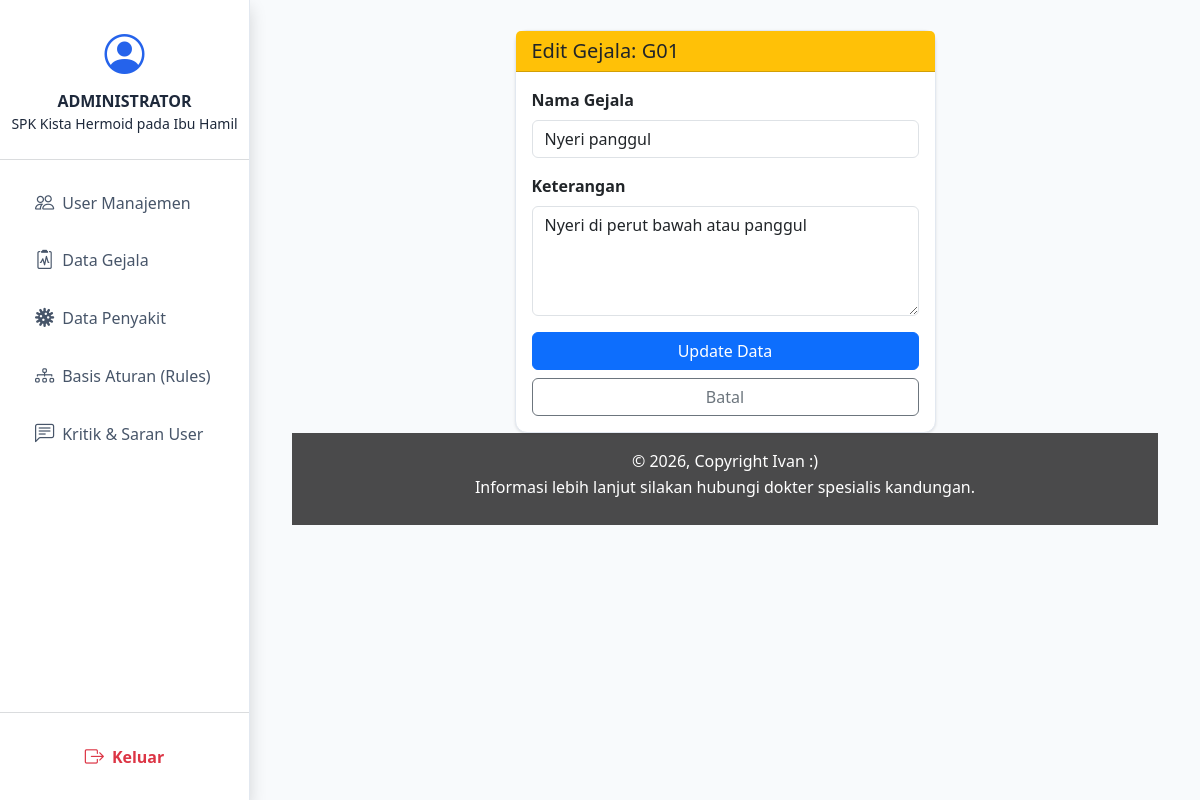
/edit_gejala.php?id=G01 (signed in), run on the app's committed database.
### tables this page shows
CREATE TABLE `gejala` (
  `kode_gejala` varchar(5) NOT NULL,
  `nama_gejala` varchar(255) NOT NULL,
  `kategori` varchar(50) DEFAULT NULL,
  `keterangan` text DEFAULT NULL
);

### edit_gejala.php (the view, shortened to what this page needs)
<?php
include "../config/database.php";
$id = $_GET['id'];
$data = mysqli_fetch_assoc(mysqli_query($conn, "SELECT * FROM gejala WHERE kode_gejala = '$id'"));
include "layout/header.php";
?>
<div class="row justify-content-center">
    <div class="col-md-6">
        <div class="card shadow">
            <div class="card-header bg-warning text-dark">
                <h5 class="mb-0">Edit Gejala: <?= $id ?></h5>
            </div>
            <div class="card-body">
                <form method="POST">
                    <div class="mb-3">
                        <label class="form-label fw-bold">Nama Gejala</label>
                        <input type="text" name="nama_gejala" class="form-control" value="<?= $data['nama_gejala'] ?>" required>
                    </div>
                    <div class="mb-3">
                        <label class="form-label fw-bold">Keterangan</label>
                        <textarea name="keterangan" class="form-control" rows="4"><?= $data['keterangan'] ?></textarea>
                    </div>
                    <div class="d-grid gap-2">
                        <button type="submit" name="update" class="btn btn-primary">Update Data</button>
                        <a href="data_gejala.php" class="btn btn-outline-secondary">Batal</a>
                    </div>
                </form>
            </div>
        </div>
    </div>
</div>
<?php include "layout/footer.php"; ?>

### admin.css (style rules this page uses)
:root { --primary-color: #2563eb; --sidebar-bg: #ffffff; --sidebar-text: #475569; --active-bg: #eff6ff; --body-bg: #f8fafc; --border-color: #e2e8f0; --shadow-sm: 0 1px 3px rgba(0, 0, 0, 0.1); }
body { background-color: var(--body-bg); font-family: 'Segoe UI', Tahoma, Geneva, Verdana, sans-serif; color: #1e293b; }
.card { border: 1px solid var(--border-color) !important; border-radius: 12px !important; box-shadow: var(--shadow-sm) !important; }

### data on the page
gejala: nama_gejala "Nyeri panggul", keterangan "Nyeri di perut bawah atau panggul"

### other printed values
$id "G01"
